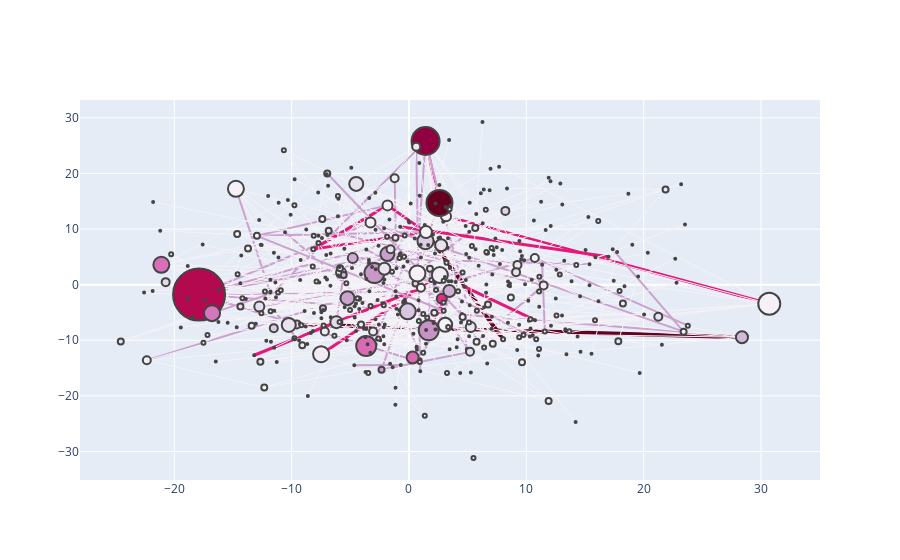

Notebook code cell kept with this figure:
### Code cell
configure_plotly_browser_state()
plotNetworkSizeColor_betweenness(TravelGraph)
